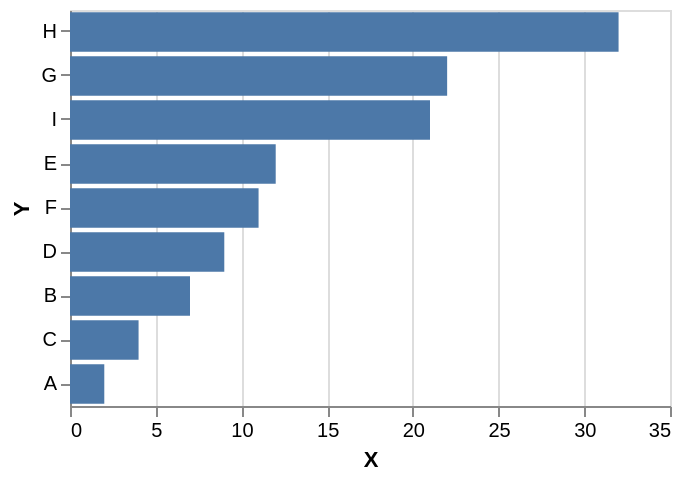

Vega-Lite specification stored for this chart:
### Vega-Lite specification from a JSON file in a GitHub repository (floating-point values rounded to 4 significant figures)
{"$schema": "https://vega.github.io/schema/vega-lite/v5.json", "description": "The chart description", "title": "", "transform": [], "height": {"step": 22}, "data": {"values": [{"a": "A", "b": 2}, {"a": "B", "b": 7}, {"a": "C", "b": 4}, {"a": "D", "b": 9}, {"a": "E", "b": 12}, {"a": "F", "b": 11}, {"a": "G", "b": 22}, {"a": "H", "b": 32}, {"a": "I", "b": 21}]}, "mark": "bar", "encoding": {"y": {"field": "a", "type": "nominal", "title": "Y", "sort": "-x"}, "x": {"field": "b", "type": "quantitative", "title": "X"}}}
